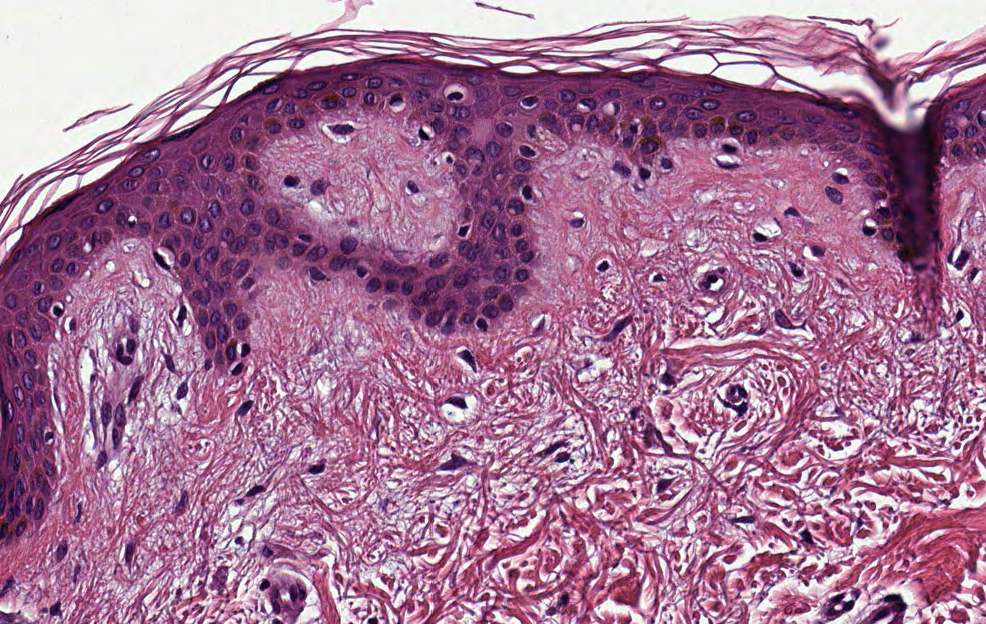
#> input picture img/pelle3.PNG, 986 x 624 px
$ python -i classificazione_knn.py   (imports and definitions only)   (older library calls are emulated)
#> lines starting #> are read from the running program, lines starting #| are printed output that depends on the picture
import imageio
import numpy as np
import scipy.ndimage as nd
import sklearn
from skimage.color import rgb2lab, rgba2rgb, rgb2hsv
from scipy.stats import entropy
from sklearn.metrics import matthews_corrcoef
from sklearn.neighbors import KNeighborsClassifier
import matplotlib.pyplot as plt

def _entropy(values):
    probabilities = np.bincount(values.astype(np.int)) / float(len(values))
    return entropy(probabilities)

def local_entropy(img, kernel_radius=2):
    """
    Calcolo dell'entropia per l'intorno di ogni pixel in
    un intorno specificato dal kernel.

    img: ndarray dell'immagine.
    kernel_radius: int, dimensione del kernel
    """
    return nd.generic_filter(img, _entropy, size=kernel_radius)


def image_to_data(img, size=13):
    """
    Genera ed associa attributi ad ogni pixel dell'immagine
    utilizzando vari filtri.

    Restituisce un dizionario di matrici. Ogni matrice è una feature/livello.

    img: str, il path ad un'immagine.
    size: int, la dimensione della finestra da utilizzare per i filtri.
    """
#> called with img = 'img/pelle3.PNG', size = 13

    # mettiamo tutti i layer/features in un dizionario
    layers = {}

    # apriamo immagine come matrice in RGB
    image_array = imageio.imread(img)
#> image_array is the input picture: shape (624, 986, 4); mean R, G, B, A 166.7, 118.7, 150.9, 255

    # ----- SPAZIO COLORE RGB -----
    if (img.split(".")[-1] in ["png", "PNG"]):
        image_array = rgba2rgb(image_array)
#> image_array: shape (624, 986, 3) float64

    # separiamo le componenti R, G, B
    R = image_array[..., 0]
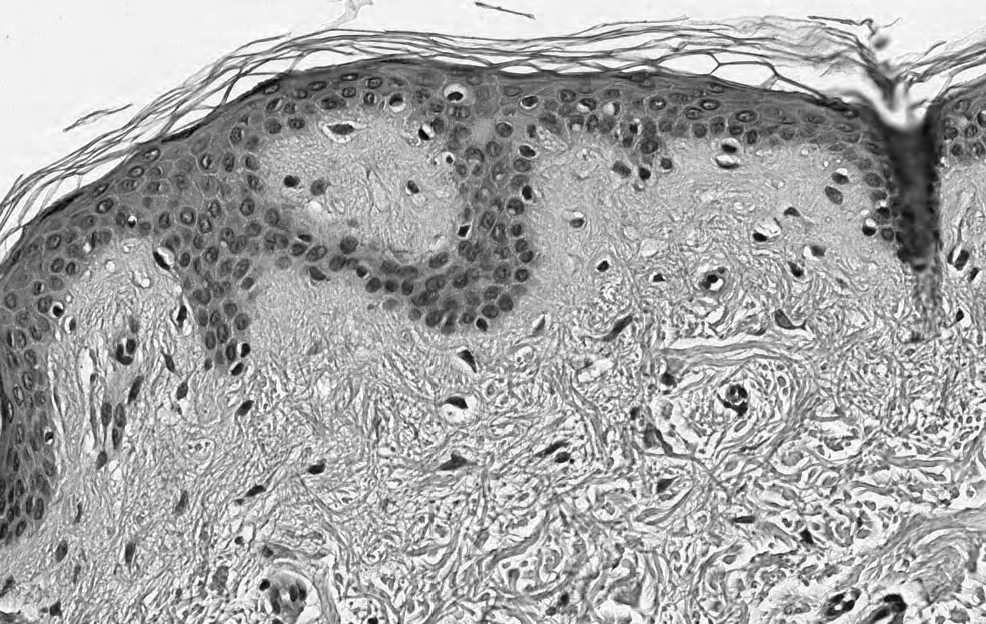
#> R: shape (624, 986) float64; min 0, max 1, mean 0.654
    G = image_array[..., 1]
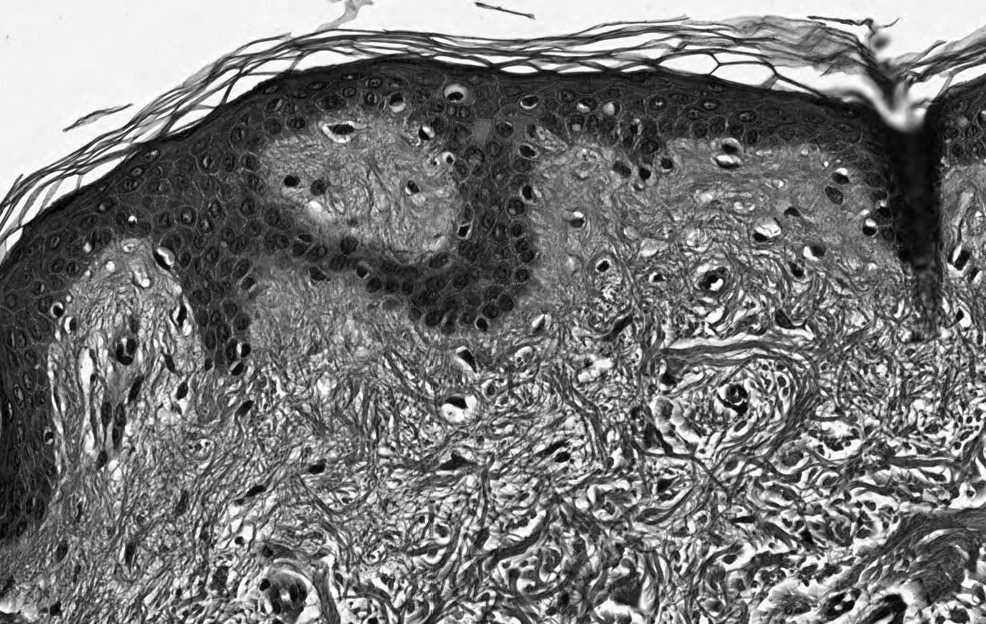
#> G: shape (624, 986) float64; min 0, max 1, mean 0.465
    B = image_array[..., 2]

    # normalizziamo i valori per restare
    # attorno all'intervallo -0.5, 0.5
    # Se abbiamo usato rgba2rgb non è necessario
    # dividere per 255
    #R = R / 255
    layers['R'] = R - 0.5
    #G = G / 255
    layers['G'] = G - 0.5
    #B = B / 255
    layers['B'] = B - 0.5

    # calcolo filtro mediano
    layers['R_mf'] = nd.median_filter(R, size=size)
    layers['G_mf'] = nd.median_filter(G, size=size)
    layers['B_mf'] = nd.median_filter(B, size=size)

    # edge detection
    # usiamo per il momento i parametri di default
    # e ci riserviamo in futuro la possibilità di
    # sperimentare con parametri diversi
    layers['R_edge'] = nd.sobel(R)
    layers['G_edge'] = nd.sobel(G)
    layers['B_edge'] = nd.sobel(B)

    # varianza
    mean_R = nd.uniform_filter(R, (size, size))
    mean_G = nd.uniform_filter(G, (size, size))
    mean_B = nd.uniform_filter(B, (size, size))
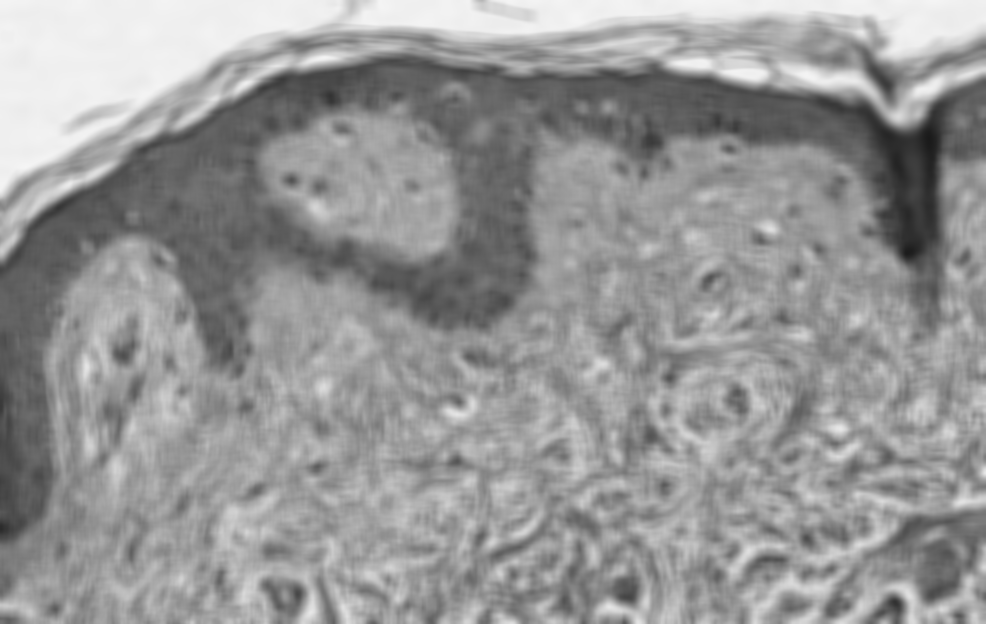
#> mean_B: shape (624, 986) float64; min 0.105, max 0.962, mean 0.592
    mean_sqr_R = nd.uniform_filter(R**2, (size, size))
    mean_sqr_G = nd.uniform_filter(G**2, (size, size))
    mean_sqr_B = nd.uniform_filter(B**2, (size, size))
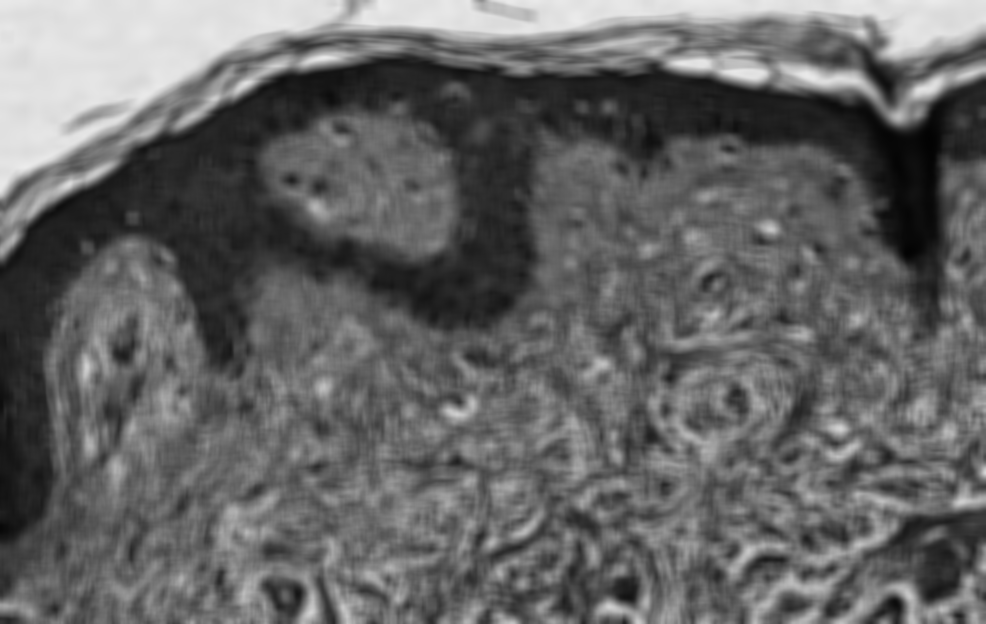
#> mean_sqr_B: shape (624, 986) float64; min 0.0113, max 0.925, mean 0.398

    layers['R_variance'] = mean_sqr_R - mean_R**2
    layers['G_variance'] = mean_sqr_G - mean_G**2
    layers['B_variance'] = mean_sqr_B - mean_B**2

    # ----- SPAZIO COLORE LAB -----

    image_array_lab = rgb2lab(image_array)
#> image_array_lab: shape (624, 986, 3) float64; mean of channels 0, 1, 2 55.2, 24.6, -9.5

    # separiamo le componenti L, a , b
    L = image_array_lab[..., 0]
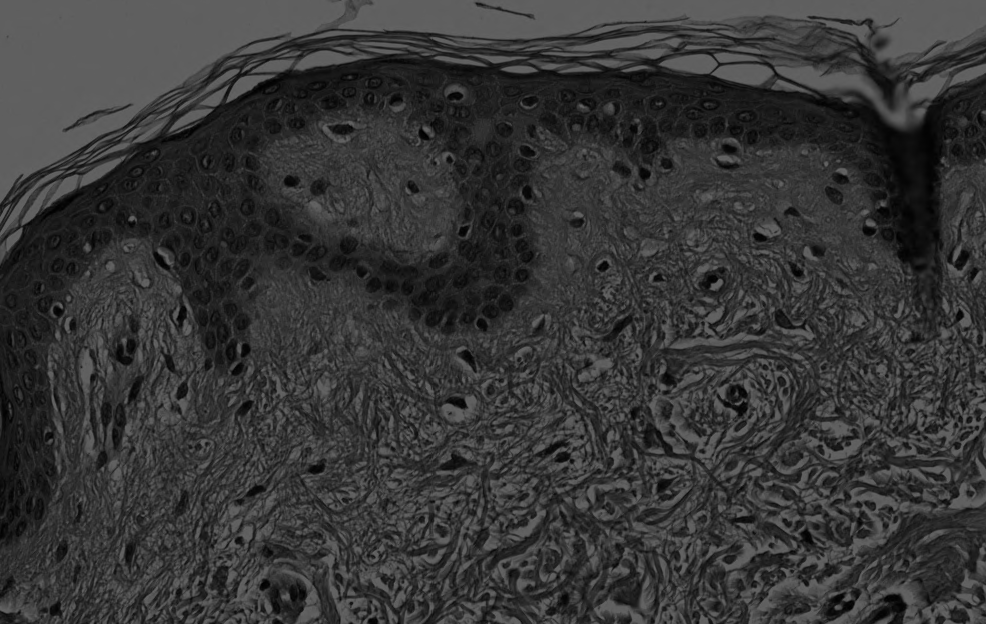
#> L: shape (624, 986) float64; min 0.0594, max 100, mean 55.2
    a = image_array_lab[..., 1]
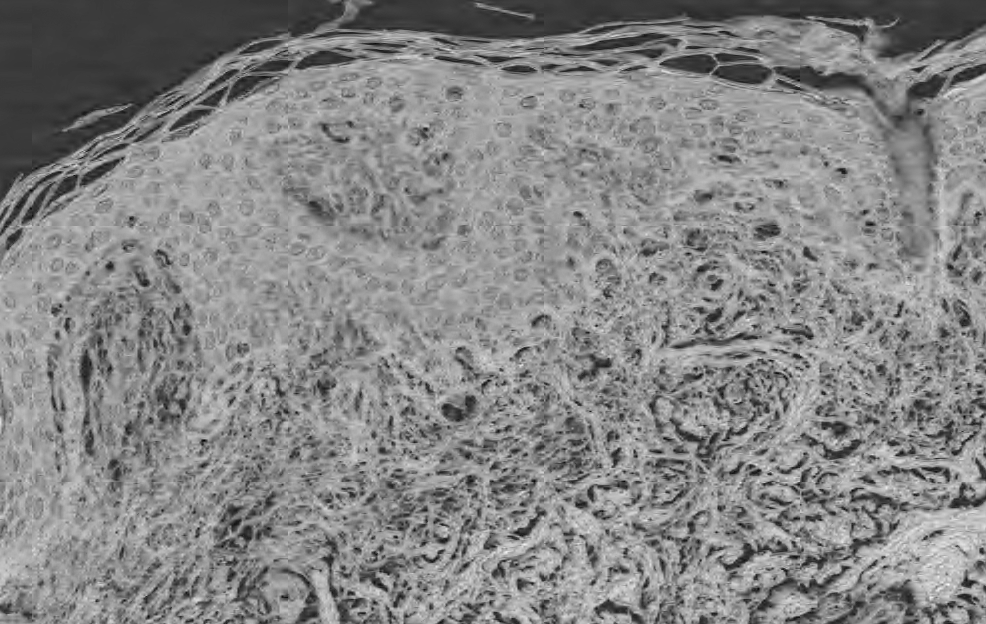
#> a: shape (624, 986) float64; min -20.28, max 64.96, mean 24.6; drawn with min black and max white
    b = image_array_lab[..., 2]
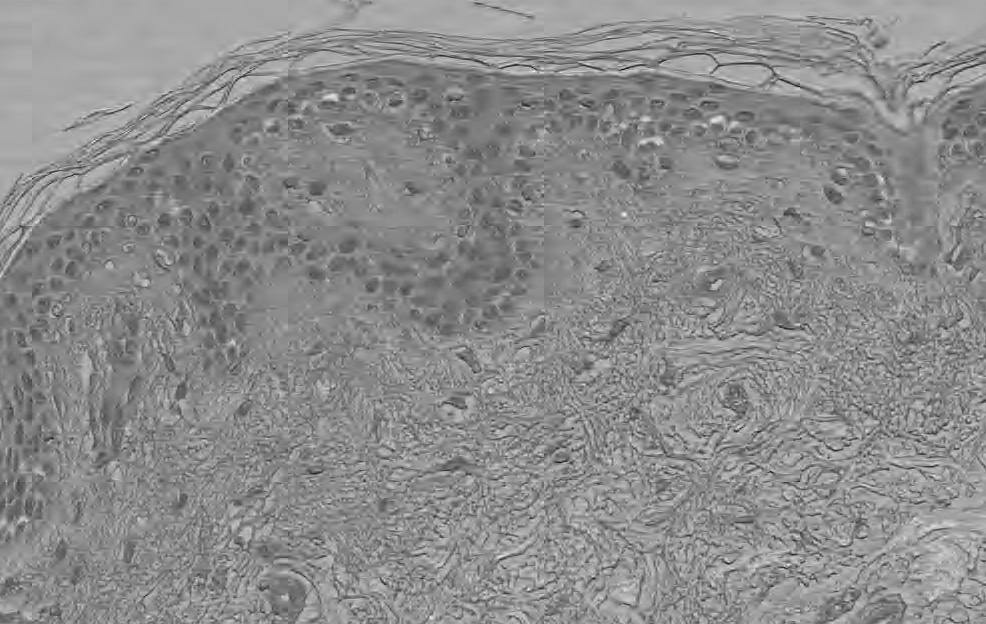
#> b: shape (624, 986) float64; min -63.32, max 34.53, mean -9.5; drawn with min black and max white

    # Sfruttiamo la componente L per calcolare
    # un filtro entropia
    layers["entropy"] = local_entropy(L, kernel_radius=size)

    # Normalizzo l'entropia dividendo per il massimo valore
    # di entropia possibile su un segnale lungo size*size
    # con 100 simboli a disposizione
    # questo calcolo del massimo per cui dividere è valido solo
    # per una finestra con un massimo di 200 pixel
    signal_size = size**2
    if signal_size > 100:
        max_ent = entropy(list(range(100)) + [i for i in range(signal_size - 100)])
    else:
        max_ent = entropy(list(range(signal_size)))
    layers["entropy"] = ( layers["entropy"] / max_ent ) - 0.5

    # normalizziamo i valori per restare
    # attorno all'intervallo -0.5, 0.5
    # L va da 0 a 100
    # a e b vanno da -120 a +120
    L = L / 100
    layers['L'] = L - 0.5
    layers['a'] = a / 240
    layers['b'] = b / 240

    # calcolo filtro mediano
    layers['L_mf'] = nd.median_filter(L, size=size)
    layers['a_mf'] = nd.median_filter(a, size=size)
    layers['b_mf'] = nd.median_filter(b, size=size)

    # edge detection
    # usiamo per il momento i parametri di default
    # e ci riserviamo in futuro la possibilità di
    # sperimentare con parametri diversi
    layers['L_edge'] = nd.sobel(L)
    layers['a_edge'] = nd.sobel(a)
    layers['b_edge'] = nd.sobel(b)

    # varianza
    mean_L = nd.uniform_filter(L, (size, size))
    mean_a = nd.uniform_filter(a, (size, size))
    mean_b = nd.uniform_filter(b, (size, size))
    mean_sqr_L = nd.uniform_filter(L**2, (size, size))
    mean_sqr_a = nd.uniform_filter(a**2, (size, size))
    mean_sqr_b = nd.uniform_filter(b**2, (size, size))

    layers['L_variance'] = mean_sqr_L - mean_L**2
    layers['a_variance'] = mean_sqr_a - mean_a**2
    layers['b_variance'] = mean_sqr_b - mean_b**2

    # ----- SPAZIO COLORE HSV -----

    image_array_hsv = rgb2hsv(image_array)

    # separiamo le componenti H, S, V
    h = image_array_hsv[..., 0]
    s = image_array_hsv[..., 1]
    v = image_array_hsv[..., 2]

    # normalizziamo i valori per restare
    # attorno all'intervallo -0.5, 0.5
    h = h / 360
    layers['h'] = h - 0.5
    layers['hsv_sin'] = np.sin(h*2*np.pi)*s*v
    layers['hsv_cos'] = np.cos(h*2*np.pi)*s*v
    layers['s'] = s - 0.5
    layers['v'] = v - 0.5

    # calcolo filtro mediano
    layers['h_mf'] = nd.median_filter(h, size=size)
    layers['s_mf'] = nd.median_filter(s, size=size)
    layers['v_mf'] = nd.median_filter(v, size=size)

    # edge detection
    # usiamo per il momento i parametri di default
    # e ci riserviamo in futuro la possibilità di
    # sperimentare con parametri diversi
    layers['h_edge'] = nd.sobel(h)
    layers['s_edge'] = nd.sobel(s)
    layers['v_edge'] = nd.sobel(v)

    # varianza
    mean_h = nd.uniform_filter(h, (size, size))
    mean_s = nd.uniform_filter(s, (size, size))
    mean_v = nd.uniform_filter(v, (size, size))
    mean_sqr_h = nd.uniform_filter(h**2, (size, size))
    mean_sqr_s = nd.uniform_filter(s**2, (size, size))
    mean_sqr_v = nd.uniform_filter(v**2, (size, size))

    layers['h_variance'] = mean_sqr_h - mean_h**2
    layers['s_variance'] = mean_sqr_s - mean_s**2
    layers['v_variance'] = mean_sqr_v - mean_v**2

    return layers


# [270 lines left out: functions pixel_to_class, colimage_to_classes, class_to_pixel, classes_to_colimage, moda, postprocessing_classes and 3 more, not called in this run]

#> (the run stopped early here; a loop or call above may not have finished)
